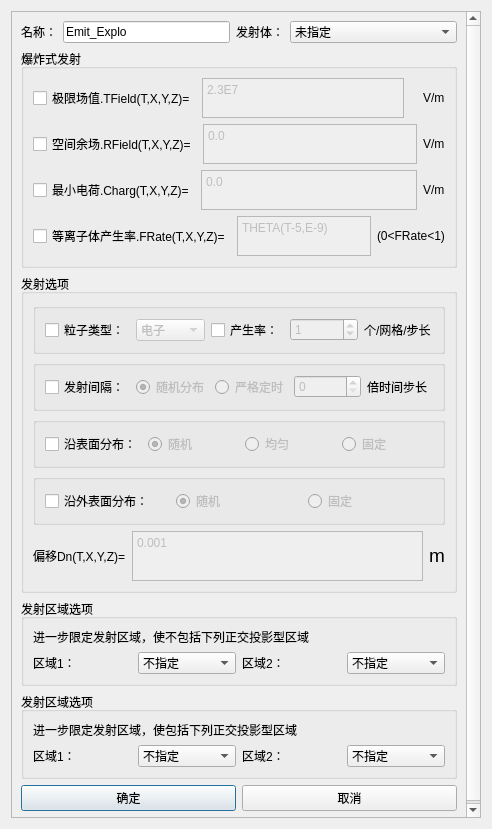
<?xml version="1.0" encoding="UTF-8"?>
<ui version="4.0">
 <class>Dialog_EmeDlg</class>
 <widget class="QDialog" name="Dialog_EmeDlg">
  <property name="windowModality">
   <enum>Qt::ApplicationModal</enum>
  </property>
  <property name="geometry">
   <rect>
    <x>0</x>
    <y>0</y>
    <width>492</width>
    <height>829</height>
   </rect>
  </property>
  <property name="minimumSize">
   <size>
    <width>0</width>
    <height>0</height>
   </size>
  </property>
  <property name="maximumSize">
   <size>
    <width>39200</width>
    <height>64200</height>
   </size>
  </property>
  <property name="windowTitle">
   <string>爆炸式发射</string>
  </property>
  <layout class="QGridLayout" name="gridLayout_10">
   <item row="0" column="0">
    <widget class="QScrollArea" name="scrollArea">
     <property name="widgetResizable">
      <bool>true</bool>
     </property>
     <widget class="QWidget" name="scrollAreaWidgetContents">
      <property name="geometry">
       <rect>
        <x>0</x>
        <y>0</y>
        <width>455</width>
        <height>829</height>
       </rect>
      </property>
      <layout class="QGridLayout" name="gridLayout_9">
       <item row="0" column="0">
        <layout class="QHBoxLayout" name="horizontalLayout_11">
         <item>
          <widget class="QLabel" name="Label_Name">
           <property name="sizePolicy">
            <sizepolicy hsizetype="Fixed" vsizetype="Preferred">
             <horstretch>0</horstretch>
             <verstretch>0</verstretch>
            </sizepolicy>
           </property>
           <property name="text">
            <string>名称：</string>
           </property>
          </widget>
         </item>
         <item>
          <widget class="QLineEdit" name="LineEdit_Name">
           <property name="sizePolicy">
            <sizepolicy hsizetype="Preferred" vsizetype="Fixed">
             <horstretch>0</horstretch>
             <verstretch>0</verstretch>
            </sizepolicy>
           </property>
           <property name="text">
            <string>Emit_Explo</string>
           </property>
          </widget>
         </item>
         <item>
          <widget class="QLabel" name="Label_Shadow">
           <property name="sizePolicy">
            <sizepolicy hsizetype="Fixed" vsizetype="Preferred">
             <horstretch>0</horstretch>
             <verstretch>0</verstretch>
            </sizepolicy>
           </property>
           <property name="text">
            <string>发射体：</string>
           </property>
          </widget>
         </item>
         <item>
          <widget class="StyledComboBox" name="ComboBox_Shadow">
           <property name="enabled">
            <bool>true</bool>
           </property>
           <property name="sizePolicy">
            <sizepolicy hsizetype="Preferred" vsizetype="Fixed">
             <horstretch>0</horstretch>
             <verstretch>0</verstretch>
            </sizepolicy>
           </property>
           <property name="maximumSize">
            <size>
             <width>12000000</width>
             <height>16777215</height>
            </size>
           </property>
           <property name="sizeIncrement">
            <size>
             <width>0</width>
             <height>0</height>
            </size>
           </property>
           <property name="editable">
            <bool>false</bool>
           </property>
           <item>
            <property name="text">
             <string>未指定</string>
            </property>
           </item>
          </widget>
         </item>
        </layout>
       </item>
       <item row="1" column="0">
        <spacer name="verticalSpacer">
         <property name="orientation">
          <enum>Qt::Vertical</enum>
         </property>
         <property name="sizeHint" stdset="0">
          <size>
           <width>20</width>
           <height>40</height>
          </size>
         </property>
        </spacer>
       </item>
       <item row="2" column="0">
        <widget class="QGroupBox" name="groupBox">
         <property name="title">
          <string>爆炸式发射</string>
         </property>
         <layout class="QGridLayout" name="gridLayout_2">
          <item row="2" column="0">
           <layout class="QHBoxLayout" name="horizontalLayout_7">
            <item>
             <widget class="QCheckBox" name="checkBox_RField">
              <property name="text">
               <string>空间余场.RField(T,X,Y,Z)=</string>
              </property>
             </widget>
            </item>
            <item>
             <widget class="QTextBrowser" name="LineEdit_RField">
              <property name="enabled">
               <bool>false</bool>
              </property>
              <property name="maximumSize">
               <size>
                <width>16777215</width>
                <height>40</height>
               </size>
              </property>
              <property name="undoRedoEnabled">
               <bool>true</bool>
              </property>
              <property name="readOnly">
               <bool>false</bool>
              </property>
              <property name="html">
               <string>&lt;!DOCTYPE HTML PUBLIC &quot;-//W3C//DTD HTML 4.0//EN&quot; &quot;http://www.w3.org/TR/REC-html40/strict.dtd&quot;&gt;
&lt;html&gt;&lt;head&gt;&lt;meta name=&quot;qrichtext&quot; content=&quot;1&quot; /&gt;&lt;style type=&quot;text/css&quot;&gt;
p, li { white-space: pre-wrap; }
&lt;/style&gt;&lt;/head&gt;&lt;body style=&quot; font-family:'SimSun'; font-size:9pt; font-weight:400; font-style:normal;&quot;&gt;
&lt;p style=&quot; margin-top:0px; margin-bottom:0px; margin-left:0px; margin-right:0px; -qt-block-indent:0; text-indent:0px;&quot;&gt;0.0&lt;/p&gt;&lt;/body&gt;&lt;/html&gt;</string>
              </property>
             </widget>
            </item>
            <item>
             <widget class="QLabel" name="label_4">
              <property name="text">
               <string>&lt;html&gt;&lt;head/&gt;&lt;body&gt;&lt;p&gt;V/m&lt;/p&gt;&lt;/body&gt;&lt;/html&gt;</string>
              </property>
             </widget>
            </item>
           </layout>
          </item>
          <item row="0" column="0">
           <layout class="QHBoxLayout" name="horizontalLayout_6">
            <item>
             <widget class="QCheckBox" name="checkBox_TField">
              <property name="text">
               <string>极限场值.TField(T,X,Y,Z)=</string>
              </property>
             </widget>
            </item>
            <item>
             <widget class="QTextEdit" name="LineEdit_TField">
              <property name="enabled">
               <bool>false</bool>
              </property>
              <property name="maximumSize">
               <size>
                <width>16777215</width>
                <height>40</height>
               </size>
              </property>
              <property name="html">
               <string>&lt;!DOCTYPE HTML PUBLIC &quot;-//W3C//DTD HTML 4.0//EN&quot; &quot;http://www.w3.org/TR/REC-html40/strict.dtd&quot;&gt;
&lt;html&gt;&lt;head&gt;&lt;meta name=&quot;qrichtext&quot; content=&quot;1&quot; /&gt;&lt;style type=&quot;text/css&quot;&gt;
p, li { white-space: pre-wrap; }
&lt;/style&gt;&lt;/head&gt;&lt;body style=&quot; font-family:'SimSun'; font-size:9pt; font-weight:400; font-style:normal;&quot;&gt;
&lt;p style=&quot; margin-top:0px; margin-bottom:0px; margin-left:0px; margin-right:0px; -qt-block-indent:0; text-indent:0px;&quot;&gt;2.3E7&lt;/p&gt;&lt;/body&gt;&lt;/html&gt;</string>
              </property>
             </widget>
            </item>
            <item>
             <widget class="QLabel" name="label">
              <property name="text">
               <string/>
              </property>
             </widget>
            </item>
            <item>
             <widget class="QLabel" name="label_2">
              <property name="text">
               <string>&lt;html&gt;&lt;head/&gt;&lt;body&gt;&lt;p&gt;V/m&lt;/p&gt;&lt;/body&gt;&lt;/html&gt;</string>
              </property>
             </widget>
            </item>
           </layout>
          </item>
          <item row="6" column="0">
           <layout class="QHBoxLayout" name="horizontalLayout_10">
            <item>
             <widget class="QCheckBox" name="checkBox_FRate">
              <property name="text">
               <string>等离子体产生率.FRate(T,X,Y,Z)=</string>
              </property>
             </widget>
            </item>
            <item>
             <widget class="QTextEdit" name="LineEdit_FRate">
              <property name="enabled">
               <bool>false</bool>
              </property>
              <property name="maximumSize">
               <size>
                <width>16777215</width>
                <height>40</height>
               </size>
              </property>
              <property name="html">
               <string>&lt;!DOCTYPE HTML PUBLIC &quot;-//W3C//DTD HTML 4.0//EN&quot; &quot;http://www.w3.org/TR/REC-html40/strict.dtd&quot;&gt;
&lt;html&gt;&lt;head&gt;&lt;meta name=&quot;qrichtext&quot; content=&quot;1&quot; /&gt;&lt;style type=&quot;text/css&quot;&gt;
p, li { white-space: pre-wrap; }
&lt;/style&gt;&lt;/head&gt;&lt;body style=&quot; font-family:'SimSun'; font-size:9pt; font-weight:400; font-style:normal;&quot;&gt;
&lt;p style=&quot; margin-top:0px; margin-bottom:0px; margin-left:0px; margin-right:0px; -qt-block-indent:0; text-indent:0px;&quot;&gt;THETA(T-5,E-9)&lt;/p&gt;&lt;/body&gt;&lt;/html&gt;</string>
              </property>
             </widget>
            </item>
            <item>
             <widget class="QLabel" name="label_11">
              <property name="text">
               <string>&lt;html&gt;&lt;head/&gt;&lt;body&gt;&lt;p&gt;(0&amp;lt;FRate&amp;lt;1)&lt;/p&gt;&lt;/body&gt;&lt;/html&gt;</string>
              </property>
             </widget>
            </item>
           </layout>
          </item>
          <item row="4" column="0">
           <layout class="QHBoxLayout" name="horizontalLayout_9">
            <item>
             <widget class="QCheckBox" name="checkBox_Charg">
              <property name="text">
               <string>最小电荷.Charg(T,X,Y,Z)=</string>
              </property>
             </widget>
            </item>
            <item>
             <widget class="QTextEdit" name="LineEdit_Charg">
              <property name="enabled">
               <bool>false</bool>
              </property>
              <property name="maximumSize">
               <size>
                <width>16777215</width>
                <height>40</height>
               </size>
              </property>
              <property name="html">
               <string>&lt;!DOCTYPE HTML PUBLIC &quot;-//W3C//DTD HTML 4.0//EN&quot; &quot;http://www.w3.org/TR/REC-html40/strict.dtd&quot;&gt;
&lt;html&gt;&lt;head&gt;&lt;meta name=&quot;qrichtext&quot; content=&quot;1&quot; /&gt;&lt;style type=&quot;text/css&quot;&gt;
p, li { white-space: pre-wrap; }
&lt;/style&gt;&lt;/head&gt;&lt;body style=&quot; font-family:'SimSun'; font-size:9pt; font-weight:400; font-style:normal;&quot;&gt;
&lt;p style=&quot; margin-top:0px; margin-bottom:0px; margin-left:0px; margin-right:0px; -qt-block-indent:0; text-indent:0px;&quot;&gt;0.0&lt;/p&gt;&lt;/body&gt;&lt;/html&gt;</string>
              </property>
             </widget>
            </item>
            <item>
             <widget class="QLabel" name="label_10">
              <property name="text">
               <string>&lt;html&gt;&lt;head/&gt;&lt;body&gt;&lt;p&gt;V/m&lt;/p&gt;&lt;/body&gt;&lt;/html&gt;</string>
              </property>
             </widget>
            </item>
           </layout>
          </item>
          <item row="3" column="0">
           <spacer name="verticalSpacer_3">
            <property name="orientation">
             <enum>Qt::Vertical</enum>
            </property>
            <property name="sizeHint" stdset="0">
             <size>
              <width>20</width>
              <height>40</height>
             </size>
            </property>
           </spacer>
          </item>
          <item row="5" column="0">
           <spacer name="verticalSpacer_4">
            <property name="orientation">
             <enum>Qt::Vertical</enum>
            </property>
            <property name="sizeHint" stdset="0">
             <size>
              <width>20</width>
              <height>40</height>
             </size>
            </property>
           </spacer>
          </item>
          <item row="1" column="0">
           <spacer name="verticalSpacer_2">
            <property name="orientation">
             <enum>Qt::Vertical</enum>
            </property>
            <property name="sizeHint" stdset="0">
             <size>
              <width>20</width>
              <height>40</height>
             </size>
            </property>
           </spacer>
          </item>
          <item row="7" column="0">
           <spacer name="verticalSpacer_5">
            <property name="orientation">
             <enum>Qt::Vertical</enum>
            </property>
            <property name="sizeHint" stdset="0">
             <size>
              <width>20</width>
              <height>40</height>
             </size>
            </property>
           </spacer>
          </item>
         </layout>
        </widget>
       </item>
       <item row="3" column="0">
        <widget class="QGroupBox" name="groupBox_2">
         <property name="title">
          <string>发射选项</string>
         </property>
         <layout class="QGridLayout" name="gridLayout_3">
          <item row="7" column="0">
           <spacer name="verticalSpacer_9">
            <property name="orientation">
             <enum>Qt::Vertical</enum>
            </property>
            <property name="sizeHint" stdset="0">
             <size>
              <width>20</width>
              <height>40</height>
             </size>
            </property>
           </spacer>
          </item>
          <item row="2" column="0">
           <layout class="QHBoxLayout" name="horizontalLayout_2">
            <item>
             <widget class="QGroupBox" name="groupBox_7">
              <property name="title">
               <string/>
              </property>
              <property name="flat">
               <bool>true</bool>
              </property>
              <layout class="QGridLayout" name="gridLayout_7">
               <item row="0" column="2">
                <widget class="QRadioButton" name="radioButton_strictTiming">
                 <property name="enabled">
                  <bool>false</bool>
                 </property>
                 <property name="text">
                  <string>严格定时</string>
                 </property>
                </widget>
               </item>
               <item row="0" column="3">
                <widget class="QSpinBox" name="spinBox_timesStep">
                 <property name="enabled">
                  <bool>false</bool>
                 </property>
                </widget>
               </item>
               <item row="0" column="1">
                <widget class="QRadioButton" name="radioButton_random">
                 <property name="enabled">
                  <bool>false</bool>
                 </property>
                 <property name="text">
                  <string>随机分布</string>
                 </property>
                 <property name="checked">
                  <bool>true</bool>
                 </property>
                </widget>
               </item>
               <item row="0" column="0">
                <widget class="QCheckBox" name="checkBox_transmittingInterval">
                 <property name="text">
                  <string>发射间隔：</string>
                 </property>
                </widget>
               </item>
               <item row="0" column="4">
                <widget class="QLabel" name="label_9">
                 <property name="text">
                  <string>倍时间步长</string>
                 </property>
                </widget>
               </item>
              </layout>
             </widget>
            </item>
           </layout>
          </item>
          <item row="3" column="0">
           <spacer name="verticalSpacer_6">
            <property name="orientation">
             <enum>Qt::Vertical</enum>
            </property>
            <property name="sizeHint" stdset="0">
             <size>
              <width>20</width>
              <height>40</height>
             </size>
            </property>
           </spacer>
          </item>
          <item row="1" column="0">
           <spacer name="verticalSpacer_7">
            <property name="orientation">
             <enum>Qt::Vertical</enum>
            </property>
            <property name="sizeHint" stdset="0">
             <size>
              <width>20</width>
              <height>40</height>
             </size>
            </property>
           </spacer>
          </item>
          <item row="8" column="0">
           <layout class="QHBoxLayout" name="horizontalLayout_5">
            <item>
             <widget class="QLabel" name="label_5">
              <property name="text">
               <string>&lt;html&gt;&lt;head/&gt;&lt;body&gt;&lt;p&gt;偏移Dn(T,X,Y,Z)=&lt;/p&gt;&lt;/body&gt;&lt;/html&gt;</string>
              </property>
             </widget>
            </item>
            <item>
             <widget class="QTextEdit" name="LineEdit_Dn">
              <property name="enabled">
               <bool>false</bool>
              </property>
              <property name="maximumSize">
               <size>
                <width>16777215</width>
                <height>50</height>
               </size>
              </property>
              <property name="html">
               <string>&lt;!DOCTYPE HTML PUBLIC &quot;-//W3C//DTD HTML 4.0//EN&quot; &quot;http://www.w3.org/TR/REC-html40/strict.dtd&quot;&gt;
&lt;html&gt;&lt;head&gt;&lt;meta name=&quot;qrichtext&quot; content=&quot;1&quot; /&gt;&lt;style type=&quot;text/css&quot;&gt;
p, li { white-space: pre-wrap; }
&lt;/style&gt;&lt;/head&gt;&lt;body style=&quot; font-family:'SimSun'; font-size:9pt; font-weight:400; font-style:normal;&quot;&gt;
&lt;p style=&quot; margin-top:0px; margin-bottom:0px; margin-left:0px; margin-right:0px; -qt-block-indent:0; text-indent:0px;&quot;&gt;0.001&lt;/p&gt;&lt;/body&gt;&lt;/html&gt;</string>
              </property>
             </widget>
            </item>
            <item>
             <widget class="QLabel" name="label_8">
              <property name="text">
               <string>&lt;html&gt;&lt;head/&gt;&lt;body&gt;&lt;p&gt;&lt;span style=&quot; font-size:14pt;&quot;&gt;m&lt;/span&gt;&lt;/p&gt;&lt;/body&gt;&lt;/html&gt;</string>
              </property>
             </widget>
            </item>
           </layout>
          </item>
          <item row="0" column="0">
           <layout class="QHBoxLayout" name="horizontalLayout_8">
            <item>
             <widget class="QGroupBox" name="groupBox_8">
              <property name="title">
               <string/>
              </property>
              <property name="flat">
               <bool>true</bool>
              </property>
              <layout class="QGridLayout" name="gridLayout_8">
               <item row="0" column="3">
                <widget class="QSpinBox" name="spinBox_generationRate">
                 <property name="enabled">
                  <bool>false</bool>
                 </property>
                 <property name="value">
                  <number>1</number>
                 </property>
                </widget>
               </item>
               <item row="0" column="1">
                <widget class="StyledComboBox" name="ComboBox_particleType">
                 <property name="enabled">
                  <bool>false</bool>
                 </property>
                 <item>
                  <property name="text">
                   <string>电子</string>
                  </property>
                 </item>
                 <item>
                  <property name="text">
                   <string>质子</string>
                  </property>
                 </item>
                </widget>
               </item>
               <item row="0" column="2">
                <widget class="QCheckBox" name="checkBox_generationRate">
                 <property name="text">
                  <string>产生率：</string>
                 </property>
                </widget>
               </item>
               <item row="0" column="0">
                <widget class="QCheckBox" name="checkBox_particleType">
                 <property name="text">
                  <string>粒子类型：</string>
                 </property>
                </widget>
               </item>
               <item row="0" column="4">
                <widget class="QLabel" name="label_7">
                 <property name="text">
                  <string>个/网格/步长</string>
                 </property>
                </widget>
               </item>
              </layout>
             </widget>
            </item>
           </layout>
          </item>
          <item row="4" column="0">
           <layout class="QHBoxLayout" name="horizontalLayout_3">
            <item>
             <widget class="QGroupBox" name="groupBox_6">
              <property name="title">
               <string/>
              </property>
              <property name="flat">
               <bool>true</bool>
              </property>
              <layout class="QGridLayout" name="gridLayout_6">
               <item row="0" column="0">
                <widget class="QCheckBox" name="checkBox_surface">
                 <property name="text">
                  <string>沿表面分布：</string>
                 </property>
                </widget>
               </item>
               <item row="0" column="1">
                <widget class="QRadioButton" name="radioButton_randomm">
                 <property name="enabled">
                  <bool>false</bool>
                 </property>
                 <property name="text">
                  <string>随机</string>
                 </property>
                 <property name="checked">
                  <bool>true</bool>
                 </property>
                </widget>
               </item>
               <item row="0" column="2">
                <widget class="QRadioButton" name="radioButton_uniform">
                 <property name="enabled">
                  <bool>false</bool>
                 </property>
                 <property name="text">
                  <string>均匀</string>
                 </property>
                </widget>
               </item>
               <item row="0" column="3">
                <widget class="QRadioButton" name="radioButton_fixed">
                 <property name="enabled">
                  <bool>false</bool>
                 </property>
                 <property name="text">
                  <string>固定</string>
                 </property>
                </widget>
               </item>
              </layout>
             </widget>
            </item>
           </layout>
          </item>
          <item row="5" column="0">
           <spacer name="verticalSpacer_8">
            <property name="orientation">
             <enum>Qt::Vertical</enum>
            </property>
            <property name="sizeHint" stdset="0">
             <size>
              <width>20</width>
              <height>40</height>
             </size>
            </property>
           </spacer>
          </item>
          <item row="6" column="0">
           <layout class="QHBoxLayout" name="horizontalLayout_4">
            <item>
             <widget class="QGroupBox" name="groupBox_5">
              <property name="title">
               <string/>
              </property>
              <property name="flat">
               <bool>true</bool>
              </property>
              <layout class="QGridLayout" name="gridLayout">
               <item row="0" column="1">
                <widget class="QRadioButton" name="radioButton_randommm">
                 <property name="enabled">
                  <bool>false</bool>
                 </property>
                 <property name="text">
                  <string>随机</string>
                 </property>
                 <property name="checked">
                  <bool>true</bool>
                 </property>
                </widget>
               </item>
               <item row="0" column="2">
                <widget class="QRadioButton" name="radioButton_alongOutsideFixed">
                 <property name="enabled">
                  <bool>false</bool>
                 </property>
                 <property name="text">
                  <string>固定</string>
                 </property>
                </widget>
               </item>
               <item row="0" column="0">
                <widget class="QCheckBox" name="checkBox_outSurface">
                 <property name="text">
                  <string>沿外表面分布：</string>
                 </property>
                </widget>
               </item>
              </layout>
             </widget>
            </item>
           </layout>
          </item>
         </layout>
        </widget>
       </item>
       <item row="4" column="0">
        <widget class="QGroupBox" name="groupBox_4">
         <property name="title">
          <string>发射区域选项</string>
         </property>
         <layout class="QGridLayout" name="gridLayout_4">
          <item row="1" column="0">
           <layout class="QHBoxLayout" name="horizontalLayout_16">
            <item>
             <widget class="QLabel" name="label_18">
              <property name="text">
               <string>&lt;html&gt;&lt;head/&gt;&lt;body&gt;&lt;p&gt;进一步限定发射区域，使不包括下列正交投影型区域&lt;/p&gt;&lt;/body&gt;&lt;/html&gt;</string>
              </property>
             </widget>
            </item>
           </layout>
          </item>
          <item row="3" column="0">
           <layout class="QHBoxLayout" name="horizontalLayout_17">
            <item>
             <widget class="QLabel" name="label_19">
              <property name="text">
               <string>区域1：</string>
              </property>
             </widget>
            </item>
            <item>
             <widget class="StyledComboBox" name="ComboBox_notInclued">
              <property name="sizePolicy">
               <sizepolicy hsizetype="Preferred" vsizetype="Fixed">
                <horstretch>0</horstretch>
                <verstretch>0</verstretch>
               </sizepolicy>
              </property>
              <property name="maximumSize">
               <size>
                <width>16777215</width>
                <height>16777215</height>
               </size>
              </property>
              <item>
               <property name="text">
                <string>不指定</string>
               </property>
              </item>
             </widget>
            </item>
            <item>
             <widget class="QLabel" name="label_20">
              <property name="sizePolicy">
               <sizepolicy hsizetype="Preferred" vsizetype="Preferred">
                <horstretch>0</horstretch>
                <verstretch>0</verstretch>
               </sizepolicy>
              </property>
              <property name="text">
               <string>区域2：</string>
              </property>
             </widget>
            </item>
            <item>
             <widget class="StyledComboBox" name="ComboBox_notIncludedd">
              <property name="sizePolicy">
               <sizepolicy hsizetype="Preferred" vsizetype="Fixed">
                <horstretch>0</horstretch>
                <verstretch>0</verstretch>
               </sizepolicy>
              </property>
              <item>
               <property name="text">
                <string>不指定</string>
               </property>
              </item>
             </widget>
            </item>
           </layout>
          </item>
          <item row="2" column="0">
           <spacer name="verticalSpacer_13">
            <property name="orientation">
             <enum>Qt::Vertical</enum>
            </property>
            <property name="sizeHint" stdset="0">
             <size>
              <width>20</width>
              <height>40</height>
             </size>
            </property>
           </spacer>
          </item>
          <item row="0" column="0">
           <spacer name="verticalSpacer_12">
            <property name="orientation">
             <enum>Qt::Vertical</enum>
            </property>
            <property name="sizeHint" stdset="0">
             <size>
              <width>20</width>
              <height>40</height>
             </size>
            </property>
           </spacer>
          </item>
          <item row="4" column="0">
           <spacer name="verticalSpacer_14">
            <property name="orientation">
             <enum>Qt::Vertical</enum>
            </property>
            <property name="sizeHint" stdset="0">
             <size>
              <width>20</width>
              <height>40</height>
             </size>
            </property>
           </spacer>
          </item>
         </layout>
        </widget>
       </item>
       <item row="5" column="0">
        <widget class="QGroupBox" name="groupBox_3">
         <property name="title">
          <string>发射区域选项</string>
         </property>
         <layout class="QGridLayout" name="gridLayout_5">
          <item row="3" column="0">
           <layout class="QHBoxLayout" name="horizontalLayout_15">
            <item>
             <widget class="QLabel" name="label_17">
              <property name="text">
               <string>区域1：</string>
              </property>
             </widget>
            </item>
            <item>
             <widget class="StyledComboBox" name="ComboBox_included">
              <property name="sizePolicy">
               <sizepolicy hsizetype="Preferred" vsizetype="Fixed">
                <horstretch>0</horstretch>
                <verstretch>0</verstretch>
               </sizepolicy>
              </property>
              <item>
               <property name="text">
                <string>不指定</string>
               </property>
              </item>
             </widget>
            </item>
            <item>
             <widget class="QLabel" name="label_15">
              <property name="sizePolicy">
               <sizepolicy hsizetype="Preferred" vsizetype="Preferred">
                <horstretch>0</horstretch>
                <verstretch>0</verstretch>
               </sizepolicy>
              </property>
              <property name="text">
               <string>区域2：</string>
              </property>
             </widget>
            </item>
            <item>
             <widget class="StyledComboBox" name="ComboBox_includedd">
              <property name="sizePolicy">
               <sizepolicy hsizetype="Preferred" vsizetype="Fixed">
                <horstretch>0</horstretch>
                <verstretch>0</verstretch>
               </sizepolicy>
              </property>
              <item>
               <property name="text">
                <string>不指定</string>
               </property>
              </item>
             </widget>
            </item>
           </layout>
          </item>
          <item row="1" column="0">
           <layout class="QHBoxLayout" name="horizontalLayout_14">
            <item>
             <widget class="QLabel" name="label_16">
              <property name="text">
               <string>&lt;html&gt;&lt;head/&gt;&lt;body&gt;&lt;p&gt;进一步限定发射区域，使包括下列正交投影型区域&lt;/p&gt;&lt;/body&gt;&lt;/html&gt;</string>
              </property>
             </widget>
            </item>
           </layout>
          </item>
          <item row="0" column="0">
           <spacer name="verticalSpacer_15">
            <property name="orientation">
             <enum>Qt::Vertical</enum>
            </property>
            <property name="sizeHint" stdset="0">
             <size>
              <width>20</width>
              <height>40</height>
             </size>
            </property>
           </spacer>
          </item>
          <item row="2" column="0">
           <spacer name="verticalSpacer_16">
            <property name="orientation">
             <enum>Qt::Vertical</enum>
            </property>
            <property name="sizeHint" stdset="0">
             <size>
              <width>20</width>
              <height>40</height>
             </size>
            </property>
           </spacer>
          </item>
          <item row="4" column="0">
           <spacer name="verticalSpacer_17">
            <property name="orientation">
             <enum>Qt::Vertical</enum>
            </property>
            <property name="sizeHint" stdset="0">
             <size>
              <width>20</width>
              <height>40</height>
             </size>
            </property>
           </spacer>
          </item>
         </layout>
        </widget>
       </item>
       <item row="6" column="0">
        <layout class="QHBoxLayout" name="horizontalLayout_18">
         <item>
          <widget class="QPushButton" name="pushButton_ok">
           <property name="text">
            <string>确定</string>
           </property>
          </widget>
         </item>
         <item>
          <widget class="QPushButton" name="pushButton">
           <property name="text">
            <string>取消</string>
           </property>
          </widget>
         </item>
        </layout>
       </item>
       <item row="7" column="0">
        <spacer name="verticalSpacer_18">
         <property name="orientation">
          <enum>Qt::Vertical</enum>
         </property>
         <property name="sizeHint" stdset="0">
          <size>
           <width>20</width>
           <height>40</height>
          </size>
         </property>
        </spacer>
       </item>
      </layout>
     </widget>
    </widget>
   </item>
  </layout>
 </widget>
 <customwidgets>
  <customwidget>
   <class>StyledComboBox</class>
   <extends>QComboBox</extends>
   <header>StyledComboBox.h</header>
  </customwidget>
 </customwidgets>
 <resources/>
 <connections/>
</ui>
